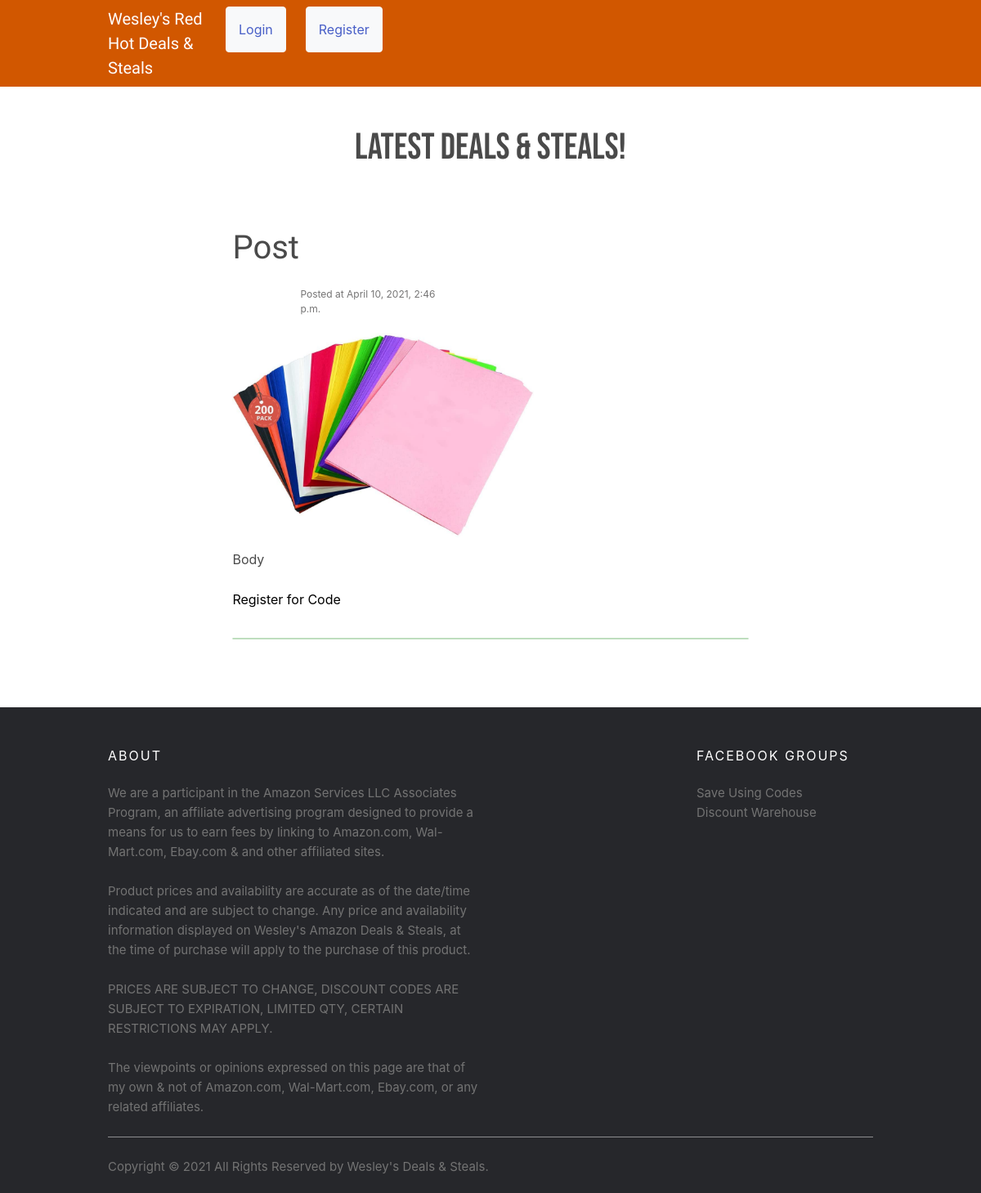
The page / on the database its author committed.
### deals/models.py (models this page shows, shortened)
class Deal(models.Model):
    author = models.ForeignKey(User, on_delete=models.CASCADE)
    title = models.CharField(max_length=300)
    body = models.TextField()
    created_at = models.DateTimeField(auto_now_add=True)
    updated_at = models.DateTimeField(auto_now=True)
    image = models.ImageField(upload_to='images/', default='default.jpg')
    is_multi_use = models.BooleanField(default=False)
    class Meta:
        permissions = (
            ('can_join_group', "Can join group"),
        )
    if is_multi_use:
        group_name = "group{}".format(title)
        new_multi_use_code_group, created = Group.objects.get_or_create(name=group_name)
    code = models.ForeignKey(Code, on_delete=models.CASCADE, default=None)

### register/views.py (the view)
# urls.py: path('', views.home, name='home'),
def home(response):
    deals = Deal.objects.all()
    if deals:
        return render(response, "main/home.html", {'deals': deals})
    else:
        return render(response, "main/home.html")

### templates/main/home.html (shortened to what this page needs)
{% extends 'main/base.html' %}
{% block head %}
    {% load static %}
    <link rel="stylesheet" type="text/css" href="{% static 'css/home.css' %}">
{% endblock %}
{% block body %}
<div class="container">
    <div class="row">
        <div class="col-2">
        </div>
        <div class="col-8"><h1 id="headline">Latest Deals & Steals!</h1></div>
        <div class="col-2">
        </div>
    </div>
</div>
        <div id="posts-container" class="container">
            {% for deal in deals %}
            <div id="post-row" class="row">
                <div class="post block col-sm">
                        <h2 id="post_title" class="subtitle">{{ deal.title }}</h2>
                    <div id="created_at" class="row justify-content-center">
                        <div class="col-4">
                        </div>
                        <div class="col-8" id="created_at_text">
                            Posted at  {{ deal.created_at}}
                        </div>
                    </div>
                    <img id="product-image" src="{{ deal.image.url}}"  alt="{{ deal.title }}">
                    <p id="post_body"> {{ deal.body }}</p>
                            {% if user.is_authenticated %}
                            <button   type="button" class="btn btn-outline-success" id ="holding-cell{{deal.id}}">
                                        Click to Copy Code!
                                </button>
                                <script>
                                   $(function (){
                                        $('#holding-cell{{deal.id}}').on('click', function(){
                                            $('#holding-cell{{deal.id}}').html('{{deal.code.code}}');
                                        });
                                    });
                                function Clipboard_CopyTo(value) {
                                      var tempInput = document.createElement("input");
                                      tempInput.value = value;
                                      document.body.appendChild(tempInput);
                                      tempInput.select();
                                      document.execCommand("copy");
                                      document.body.removeChild(tempInput);
                                    }
                                    document.querySelector('#holding-cell{{deal.id}}').onclick = function() {
                                      Clipboard_CopyTo('{{deal.code.code}}');
                                      alert("Code '{{deal.code.code}}' copied to clipboard!");
                                    }
                                </script>
                            {% else %}
                            <a id="register-for-code" href="{% url 'register' %}">
                                Register for Code
                            </a>
                            {% endif %}
                </div>
            </div>
            <hr class="hr">
            {% endfor %}
        </div>
{% endblock %}

### wesleysdeals/static/css/home.css (style rules this page uses)
#post_body { margin-top: 15px; margin-bottom: 25px; }
#post_title { font-size: 25px; margin-top: 25px; margin-bottom: 20px; font-family: 'Abel', sans-serif; }
#product-image { max-height: 250px; }
#headline { margin-left: auto; margin-right: auto; text-align: center; font-size: 30px; margin-bottom: 5px; font-family: 'Bebas Neue', cursive; }
#post-row { width: 100%; }
#posts-container { margin-left: auto; margin-right: auto; width: 97%; }
#created_at { margin-top: 15px; margin-bottom: 15px; }
#created_at_text { color: #757474; }
@media only screen and (min-width: 768px) { #headline { margin-left: auto; margin-right: auto; text-align: center; font-size: 45px; margin-bottom: 45px; font-family: 'Bebas Neue', cursive; } }
@media only screen and (min-width: 768px) { .hr { margin-left: auto; margin-right: auto; margin-top: 35px; margin-bottom: 35px; border: 1px solid green; border-radius: 5px; width: 100%; } }
@media only screen and (min-width: 768px) { #post_title { font-size: 40px; margin-bottom: 20px; font-family: 'Yanone Kaffeesatz', sans-serif; margin-left: auto; margin-right: auto; text-align: left; } }
@media only screen and (min-width: 768px) { #created_at { margin-bottom: 20px; font-size: 12px; width: 50%; } }
@media only screen and (min-width: 768px) { #created_at_text { margin-top: 1%; margin-left: -12%; } }
@media only screen and (min-width: 768px) { #post_body { margin-top: 15px; margin-bottom: 25px; } }
@media only screen and (min-width: 768px) { #posts-container { margin-left: auto; margin-right: auto; width: 70%; } }
@media only screen and (min-width: 768px) { #post-row { margin-bottom: 35px; } }
@media only screen and (min-width: 768px) { #register-for-code { color: black; } }
@media only screen and (min-width: 768px) { #product-image { max-height: 250px; } }

### rows shown on the page
Deal: title "Post", created_at "April 10, 2021, 2:46 p.m.", image (picture), body "Body"
